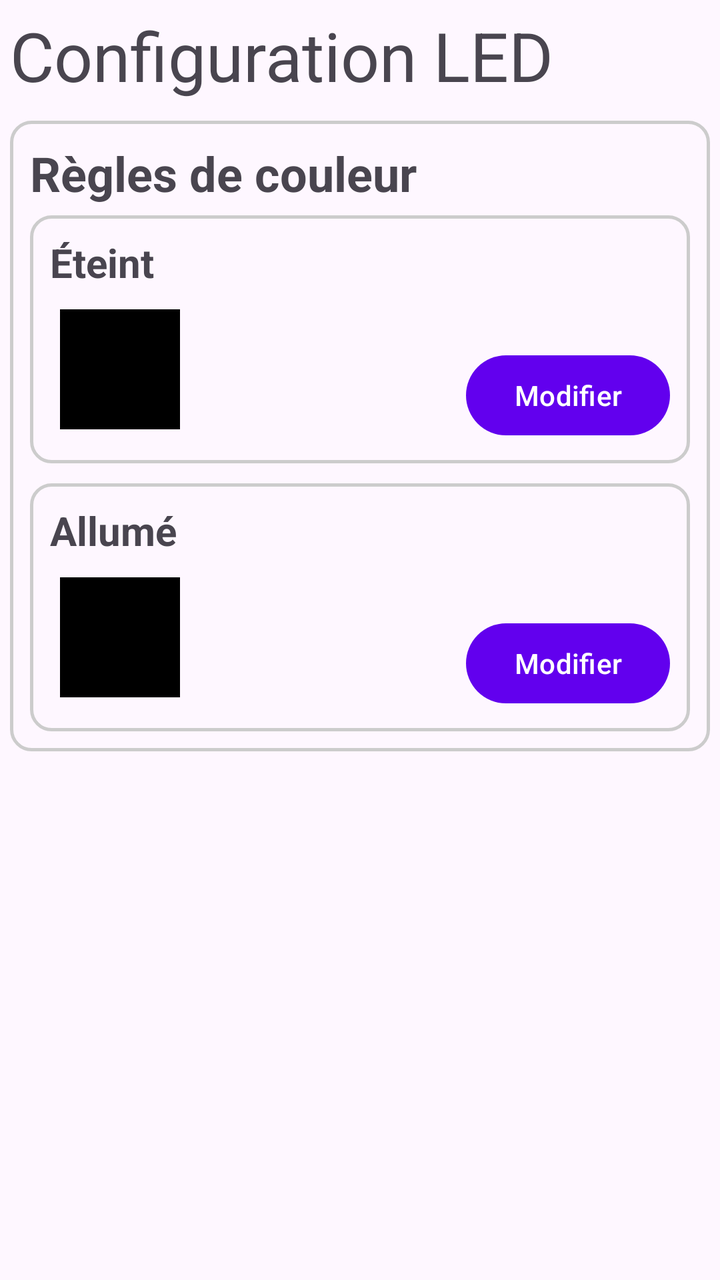
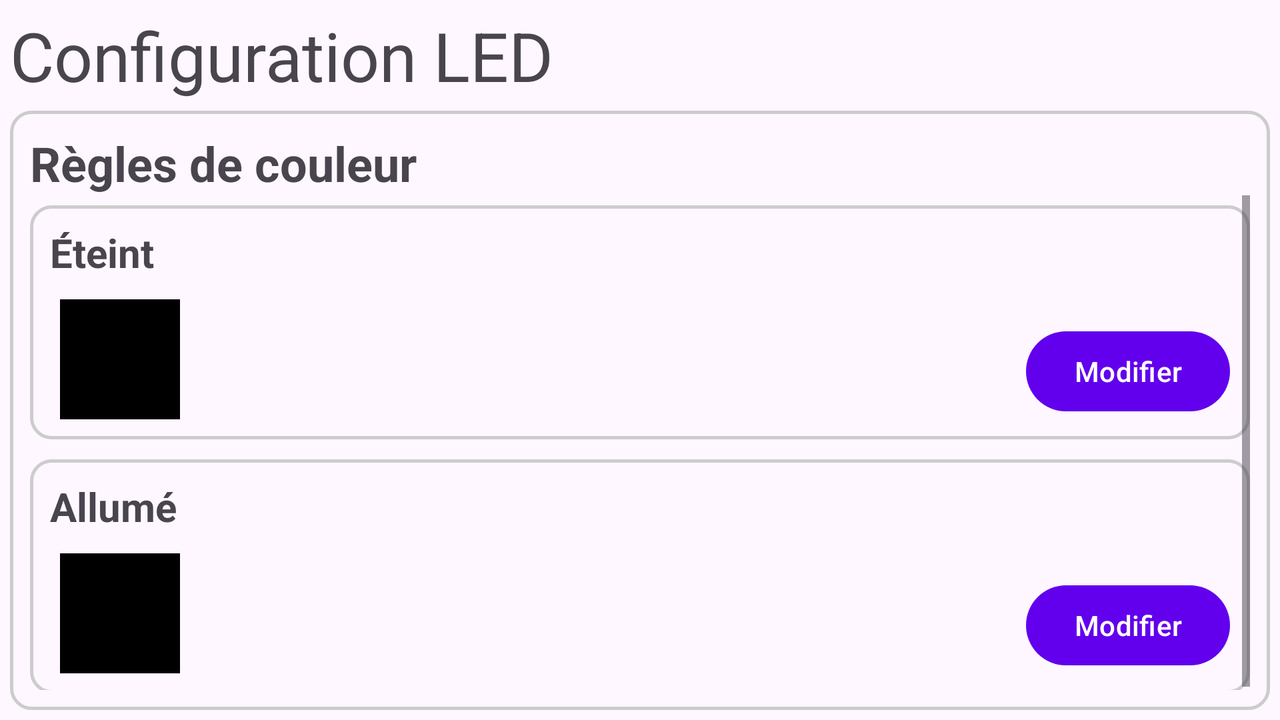

Two renders of one Android screen. The first uses the default layout on a phone; the second uses the alternative layout the repository ships for a different screen configuration, on a matching device. The two XML files are below.
<!-- AndroidManifest.xml: application theme Theme.ObjetConnecteApplication -->
<!-- res/layout/fragment_liste_led.xml -->
<?xml version="1.0" encoding="utf-8"?>
<androidx.constraintlayout.widget.ConstraintLayout xmlns:android="http://schemas.android.com/apk/res/android"
    xmlns:app="http://schemas.android.com/apk/res-auto"
    xmlns:tools="http://schemas.android.com/tools"
    android:id="@+id/fragment_liste_led"
    android:layout_width="match_parent"
    android:layout_height="match_parent">

    <TextView
        android:id="@+id/tv_titre_vue_configuration_led"
        android:layout_width="wrap_content"
        android:layout_height="wrap_content"
        android:layout_marginStart="5dp"
        android:layout_marginTop="5dp"
        android:text="@string/configuration_led"
        android:textSize="34sp"
        app:layout_constraintStart_toStartOf="parent"
        app:layout_constraintTop_toTopOf="parent" />

    <androidx.constraintlayout.widget.ConstraintLayout
        android:id="@+id/layout_configuration_led"
        android:layout_width="0dp"
        android:layout_height="wrap_content"
        android:layout_marginStart="5dp"
        android:layout_marginTop="10dp"
        android:layout_marginEnd="5dp"
        android:background="@drawable/customborder"
        app:layout_constraintEnd_toEndOf="parent"
        app:layout_constraintStart_toStartOf="parent"
        app:layout_constraintTop_toBottomOf="@+id/tv_titre_vue_configuration_led">

        <TextView
            android:id="@+id/tv_regles_couleur"
            android:layout_width="wrap_content"
            android:layout_height="wrap_content"
            android:text="@string/regles_de_couleur"
            android:textSize="24sp"
            android:textStyle="bold"
            app:layout_constraintStart_toStartOf="parent"
            app:layout_constraintTop_toTopOf="parent" />

        <androidx.constraintlayout.widget.ConstraintLayout
            android:id="@+id/layout_configuration_led_eteint"
            android:layout_width="0dp"
            android:layout_height="124dp"
            android:layout_marginTop="5dp"
            android:background="@drawable/customborder"
            app:layout_constraintEnd_toEndOf="parent"
            app:layout_constraintStart_toStartOf="parent"
            app:layout_constraintTop_toBottomOf="@+id/tv_regles_couleur">


            <TextView
                android:id="@+id/tv_led_eteint"
                android:layout_width="wrap_content"
                android:layout_height="wrap_content"
                android:text="@string/eteint"
                android:textSize="20sp"
                android:textStyle="bold"
                app:layout_constraintStart_toStartOf="parent"
                app:layout_constraintTop_toTopOf="parent" />

            <Button
                android:id="@+id/btn_modifier_configuration_led_eteint"
                android:layout_width="wrap_content"
                android:layout_height="wrap_content"
                android:text="@string/modifier"
                app:layout_constraintBottom_toBottomOf="parent"
                app:layout_constraintEnd_toEndOf="parent" />

            <View
                android:id="@+id/view_configuration_led_eteint"
                android:layout_width="60dp"
                android:layout_height="60dp"
                android:layout_marginStart="5dp"
                android:layout_marginTop="10dp"
                android:background="@color/black"
                app:layout_constraintStart_toStartOf="@+id/tv_led_eteint"
                app:layout_constraintTop_toBottomOf="@+id/tv_led_eteint" />
        </androidx.constraintlayout.widget.ConstraintLayout>

        <androidx.constraintlayout.widget.ConstraintLayout
            android:id="@+id/layout_configuration_led_allume"
            android:layout_width="0dp"
            android:layout_height="124dp"
            android:layout_marginTop="10dp"
            android:background="@drawable/customborder"
            app:layout_constraintEnd_toEndOf="parent"
            app:layout_constraintHorizontal_bias="0.0"
            app:layout_constraintStart_toStartOf="parent"
            app:layout_constraintTop_toBottomOf="@+id/layout_configuration_led_eteint">

            <TextView
                android:id="@+id/tv_led_allume"
                android:layout_width="wrap_content"
                android:layout_height="wrap_content"
                android:text="@string/allume"
                android:textSize="20sp"
                android:textStyle="bold"
                app:layout_constraintStart_toStartOf="parent"
                app:layout_constraintTop_toTopOf="parent" />

            <Button
                android:id="@+id/btn_modifier_configuration_led_allume"
                android:layout_width="wrap_content"
                android:layout_height="wrap_content"
                android:text="@string/modifier"
                app:layout_constraintBottom_toBottomOf="parent"
                app:layout_constraintEnd_toEndOf="parent" />

            <View
                android:id="@+id/view_configuration_led_allume"
                android:layout_width="60dp"
                android:layout_height="60dp"
                android:layout_marginStart="5dp"
                android:layout_marginTop="10dp"
                android:background="@color/black"
                app:layout_constraintStart_toStartOf="@+id/tv_led_allume"
                app:layout_constraintTop_toBottomOf="@+id/tv_led_allume" />


        </androidx.constraintlayout.widget.ConstraintLayout>

    </androidx.constraintlayout.widget.ConstraintLayout>

</androidx.constraintlayout.widget.ConstraintLayout>
<!-- resources referenced by this layout -->
<resources>
  <color name="black">#FF000000</color>
  <!-- drawable customborder (drawable) -->
  <?xml version="1.0" encoding="UTF-8"?>
  <shape xmlns:android="http://schemas.android.com/apk/res/android" android:shape="rectangle">
      <corners android:radius="10dp"/>
      <padding android:left="10dp" android:right="10dp" android:top="10dp" android:bottom="10dp"/>
      <stroke android:width="1.5dp" android:color="#CCCCCC"/>
  </shape>
  <string name="allume">Allumé</string>
  <string name="configuration_led">Configuration LED</string>
  <string name="eteint">Éteint</string>
  <string name="modifier">Modifier</string>
  <string name="regles_de_couleur">Règles de couleur</string>
  <style name="Theme.ObjetConnecteApplication" parent="Base.Theme.ObjetConnecteApplication" />
  <style name="Base.Theme.ObjetConnecteApplication" parent="Theme.Material3.DayNight.NoActionBar">
          
          <item name="colorPrimary">@color/colorPrimary</item> 
          <item name="colorOnPrimary">@color/colorOnPrimary</item> 
  
          <item name="colorSecondary">@color/colorSecondary</item> 
          <item name="colorOnSecondary">@color/colorOnSecondary</item> 
  
          
          <item name="buttonStyle">@style/ButtonStyle</item>
      </style>
  <color name="colorPrimary">#6200EE</color>
  <color name="colorOnPrimary">#FFFFFF</color>
  <color name="colorSecondary">#03DAC6</color>
  <color name="colorOnSecondary">#000000</color>
  <style name="ButtonStyle">
          <item name="android:backgroundTint">@color/colorButtonBackground</item>
          <item name="android:textColor">@color/colorButtonText</item>
      </style>
  <color name="colorButtonBackground">#FF6200</color>
  <color name="colorButtonText">#FFFFFF</color>
</resources>
<!-- res/layout-land/fragment_liste_led.xml (the repository's variant of the layout above) -->
<!-- drawn on the phone turned sideways -->
<?xml version="1.0" encoding="utf-8"?>
<androidx.constraintlayout.widget.ConstraintLayout xmlns:android="http://schemas.android.com/apk/res/android"
    xmlns:app="http://schemas.android.com/apk/res-auto"
    xmlns:tools="http://schemas.android.com/tools"
    android:id="@+id/fragment_liste_led"
    android:layout_width="match_parent"
    android:layout_height="match_parent">

    <TextView
        android:id="@+id/tv_titre_vue_configuration_led"
        android:layout_width="wrap_content"
        android:layout_height="wrap_content"
        android:layout_marginStart="5dp"
        android:layout_marginTop="5dp"
        android:text="@string/configuration_led"
        android:textSize="34sp"
        app:layout_constraintStart_toStartOf="parent"
        app:layout_constraintTop_toTopOf="parent" />

    <androidx.constraintlayout.widget.ConstraintLayout
        android:id="@+id/layout_configuration_led"
        android:layout_width="0dp"
        android:layout_height="0dp"
        android:layout_marginStart="5dp"
        android:layout_marginTop="5dp"
        android:layout_marginEnd="5dp"
        android:layout_marginBottom="5dp"
        android:background="@drawable/customborder"
        app:layout_constraintBottom_toBottomOf="parent"
        app:layout_constraintEnd_toEndOf="parent"
        app:layout_constraintStart_toStartOf="parent"
        app:layout_constraintTop_toBottomOf="@+id/tv_titre_vue_configuration_led">

        <TextView
            android:id="@+id/tv_regles_couleur"
            android:layout_width="wrap_content"
            android:layout_height="wrap_content"
            android:text="@string/regles_de_couleur"
            android:textSize="24sp"
            android:textStyle="bold"
            app:layout_constraintStart_toStartOf="parent"
            app:layout_constraintTop_toTopOf="parent" />

        <ScrollView
            android:layout_width="0dp"
            android:layout_height="0dp"
            app:layout_constraintBottom_toBottomOf="parent"
            app:layout_constraintEnd_toEndOf="parent"
            app:layout_constraintStart_toStartOf="parent"
            app:layout_constraintTop_toBottomOf="@+id/tv_regles_couleur">

            <LinearLayout
                android:layout_width="match_parent"
                android:layout_height="wrap_content"
                android:orientation="vertical">

                <androidx.constraintlayout.widget.ConstraintLayout
                    android:id="@+id/layout_configuration_led_eteint"
                    android:layout_width="match_parent"
                    android:layout_height="wrap_content"
                    android:layout_marginTop="5dp"
                    android:background="@drawable/customborder">


                    <TextView
                        android:id="@+id/tv_led_eteint"
                        android:layout_width="wrap_content"
                        android:layout_height="wrap_content"
                        android:text="@string/eteint"
                        android:textSize="20sp"
                        android:textStyle="bold"
                        app:layout_constraintStart_toStartOf="parent"
                        app:layout_constraintTop_toTopOf="parent" />

                    <Button
                        android:id="@+id/btn_modifier_configuration_led_eteint"
                        android:layout_width="wrap_content"
                        android:layout_height="wrap_content"
                        android:text="@string/modifier"
                        app:layout_constraintBottom_toBottomOf="parent"
                        app:layout_constraintEnd_toEndOf="parent" />

                    <View
                        android:id="@+id/view_configuration_led_eteint"
                        android:layout_width="60dp"
                        android:layout_height="60dp"
                        android:layout_marginStart="5dp"
                        android:layout_marginTop="10dp"
                        android:background="@color/black"
                        app:layout_constraintStart_toStartOf="@+id/tv_led_eteint"
                        app:layout_constraintTop_toBottomOf="@+id/tv_led_eteint" />
                </androidx.constraintlayout.widget.ConstraintLayout>

                <androidx.constraintlayout.widget.ConstraintLayout
                    android:id="@+id/layout_configuration_led_allume"
                    android:layout_width="match_parent"
                    android:layout_height="wrap_content"
                    android:layout_marginTop="10dp"
                    android:background="@drawable/customborder">

                    <TextView
                        android:id="@+id/tv_led_allume"
                        android:layout_width="wrap_content"
                        android:layout_height="wrap_content"
                        android:text="@string/allume"
                        android:textSize="20sp"
                        android:textStyle="bold"
                        app:layout_constraintStart_toStartOf="parent"
                        app:layout_constraintTop_toTopOf="parent" />

                    <Button
                        android:id="@+id/btn_modifier_configuration_led_allume"
                        android:layout_width="wrap_content"
                        android:layout_height="wrap_content"
                        android:text="@string/modifier"
                        app:layout_constraintBottom_toBottomOf="parent"
                        app:layout_constraintEnd_toEndOf="parent" />

                    <View
                        android:id="@+id/view_configuration_led_allume"
                        android:layout_width="60dp"
                        android:layout_height="60dp"
                        android:layout_marginStart="5dp"
                        android:layout_marginTop="10dp"
                        android:background="@color/black"
                        app:layout_constraintStart_toStartOf="@+id/tv_led_allume"
                        app:layout_constraintTop_toBottomOf="@+id/tv_led_allume" />


                </androidx.constraintlayout.widget.ConstraintLayout>
            </LinearLayout>
        </ScrollView>

    </androidx.constraintlayout.widget.ConstraintLayout>

</androidx.constraintlayout.widget.ConstraintLayout>
